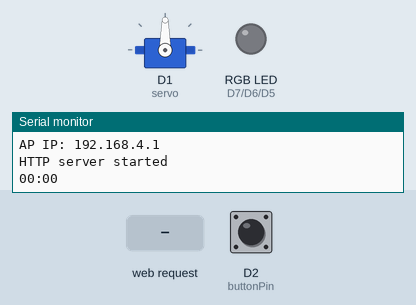
Simulated run of this sketch. Board: ESP8266 (NodeMCU). On the bench: servo, an RGB LED mixed from three pins (HIGH = lit), the last lines printed to the serial monitor. The test bench sets the inputs (shaded band); at power-on: D2 (buttonPin) HIGH.

Above: at 1.2 s.
1.3 s: D2 (buttonPin) pulled LOW for 0.15 s
At 3.6 s:
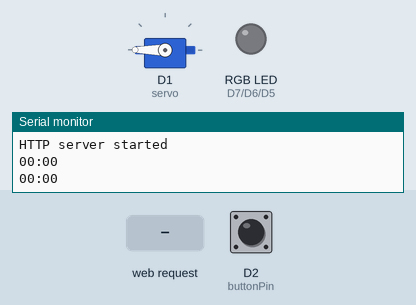
4.4 s: HTTP request GET /servo?position=1 received
At 5.6 s:
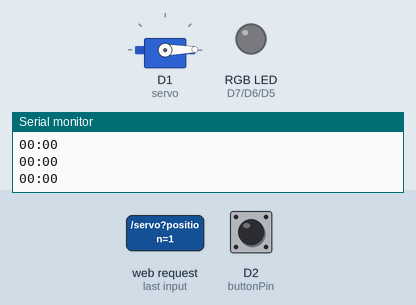
5.9 s: HTTP request GET /servo?position=120 received
At 6.8 s:
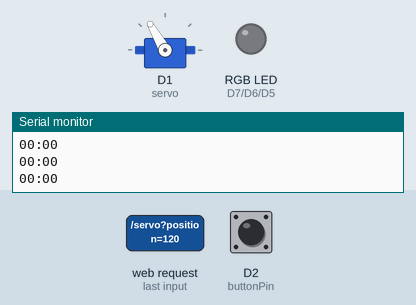
7.4 s: HTTP request GET /input?input=1 received
At 8.0 s:
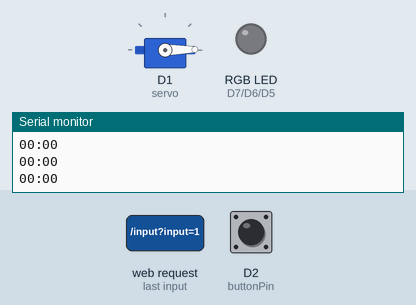
8.9 s: HTTP request GET /input?input=120 received
At 9.2 s:
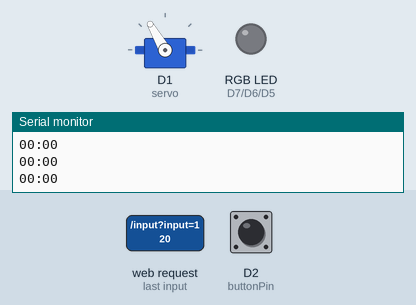
Timing chart, 0 to 11.4 s (numbered marks = the images above; inputs shaded):
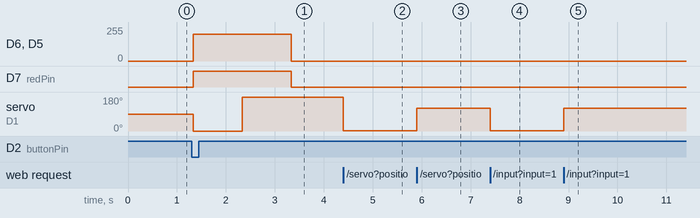

The sketch:

Pill_Good.ino
```cpp
#include <ESP8266WiFi.h>
#include <ESP8266WebServer.h>
#include <Servo.h>

Servo servo;
ESP8266WebServer server(80);

const char* ssid = "PillGood2"; // AP의 SSID
const char* password = ""; // 안전한 암호 설정

const int buttonPin = D2;
int buttonState = HIGH;
int lastButtonState = HIGH;
unsigned long lastDebounceTime = 0; // 디바운싱을 위한 마지막 시간 추적
unsigned long debounceDelay = 30; // 디바운스 지연 시간

// RGB LED 핀 설정
const int redPin = D7;
const int greenPin = D6;
const int bluePin = D5;
bool timeMatched = false;

unsigned long currentTimeInSeconds = 0; // 현재 시간을 초로 저장
String selectedTime = ""; // 선택된 시간

void setRGBColor(int red, int green, int blue) {
  analogWrite(redPin, red);
  analogWrite(greenPin, green);
  analogWrite(bluePin, blue);
}

void handleRoot() {
  String html = "<html><head><title>Servo Control</title></head><body>"
                "<h1>Servo Control</h1>"
                "<p><a href=\"/servo?position=0\"><button>0 Degrees</button></a></p>"
                "<p><a href=\"/servo?position=180\"><button>180 Degrees</button></a></p>"
                "</body></html>";
  server.send(200, "text/html", html);
}

void handleServo() {
  String position = server.arg("position");
  if (position != "") {
    int angle = position.toInt();
    servo.write(angle);
  }
  server.sendHeader("Location", "/", true); // 리다이렉트
  server.send(302, "text/plain", ""); // 메인 페이지로 리다이렉트
}

void handleInput() {
  String input = server.arg("input");
  if (input != "") {
    int angle = input.toInt();
    servo.write(angle);
    server.send(200, "text/plain", "Servo moved to " + input + " degrees");
  } else {
    server.send(400, "text/plain", "Invalid input");
  }
}

void handleTimeSetting() {
  if (server.hasArg("selectedTime")) {
    selectedTime = server.arg("selectedTime").substring(0, 5);
    Serial.println("Selected time: " + selectedTime);
  }

  if (server.hasArg("currentTime")) {
    String currentTimeString = server.arg("currentTime");
    int hour = currentTimeString.substring(0, 2).toInt();
    int minute = currentTimeString.substring(3, 5).toInt();
    int second = currentTimeString.substring(6, 8).toInt();
    currentTimeInSeconds = hour * 3600 + minute * 60 + second;
  }

  server.send(200, "text/plain", "Time received");
}

void setup() {
  Serial.begin(74880); // 시리얼 통신 속도 설정

  servo.attach(D1);

  pinMode(redPin, OUTPUT);
  pinMode(greenPin, OUTPUT);
  pinMode(bluePin, OUTPUT);
  setRGBColor(0, 0, 0);

  pinMode(buttonPin, INPUT_PULLUP);
  lastButtonState = digitalRead(buttonPin); // 초기 버튼 상태 설정

  WiFi.softAP(ssid, password);
  IPAddress myIP = WiFi.softAPIP();
  Serial.print("AP IP: ");
  Serial.println(myIP);

  server.on("/", handleRoot);
  server.on("/servo", handleServo);
  server.on("/input", handleInput);
  server.on("/setTime", HTTP_POST, handleTimeSetting);

  server.begin();
  Serial.println("HTTP server started");
}
void loop() {
  server.handleClient();

  static unsigned long lastUpdateTime = millis();
  if (millis() - lastUpdateTime >= 1000) {
    lastUpdateTime = millis();
    currentTimeInSeconds++; // 시간 증가

    int hours = currentTimeInSeconds / 3600 % 24;
    int minutes = (currentTimeInSeconds % 3600) / 60;
    int seconds = currentTimeInSeconds % 60;
    char currentTimeString[9];
    sprintf(currentTimeString, "%02d:%02d:%02d", hours, minutes, seconds);

    String currentMinute = String(minutes);
    if (currentMinute.length() == 1) currentMinute = "0" + currentMinute;

    String currentTimeStr(currentTimeString);
    String checkTime = currentTimeStr.substring(0, 5);

    // 선택된 시간과 현재 시간이 일치하는지 확인
    if (selectedTime == checkTime) {
      if (!timeMatched) { // 시간이 일치하는 첫 순간에만
        Serial.println("Times match! Triggering the action.");
        timeMatched = true; // 플래그 설정

        // 모터 작동 코드 (버튼이 눌렸을 때와 동일)
        setRGBColor(255, 200, 200);
        servo.write(0);
        delay(1000);
        servo.write(180);
        delay(1000);
        setRGBColor(0, 0, 0);
      }
    } else {
      timeMatched = false; // 시간이 더 이상 일치하지 않으면 플래그 해제
    }

    Serial.println(checkTime);
  }
  // 버튼 처리 코드
  int reading = digitalRead(buttonPin);
  if (reading != lastButtonState) {
    lastDebounceTime = millis();
  }

  if ((millis() - lastDebounceTime) > debounceDelay) {
    if (reading != buttonState) {
      buttonState = reading;
      if (buttonState == LOW) {
        setRGBColor(255, 200, 200);
        servo.write(0);
        delay(1000);
        servo.write(180);
        delay(1000);
        setRGBColor(0, 0, 0);
      }
    }
  }

  lastButtonState = reading;
}
```

Measured:
- after the input at 1.3 s, D6 (greenPin), D5 (bluePin): 0/255 → 200/255 at once, → 0/255 2.0 s later; D7 (redPin): LOW → HIGH at once, → LOW 2.0 s later; servo on D1 (servo): 90° → 0° at once, → 180° 1.0 s later
- after the input at 4.4 s, servo on D1 (servo): 180° → 1° at once
- after the input at 5.9 s, servo on D1 (servo): 1° → 120° at once
- after the input at 7.4 s, servo on D1 (servo): 120° → 1° at once
- after the input at 8.9 s, servo on D1 (servo): 1° → 120° at once
